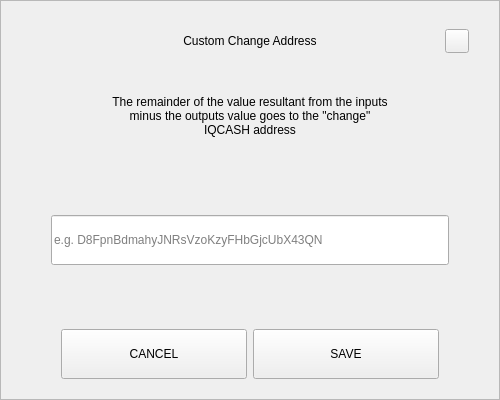
<?xml version="1.0" encoding="UTF-8"?>
<ui version="4.0">
 <class>SendChangeAddressDialog</class>
 <widget class="QDialog" name="SendChangeAddressDialog">
  <property name="geometry">
   <rect>
    <x>0</x>
    <y>0</y>
    <width>500</width>
    <height>400</height>
   </rect>
  </property>
  <property name="windowTitle">
   <string>Dialog</string>
  </property>
  <layout class="QVBoxLayout" name="verticalLayout">
   <property name="spacing">
    <number>0</number>
   </property>
   <property name="leftMargin">
    <number>0</number>
   </property>
   <property name="topMargin">
    <number>0</number>
   </property>
   <property name="rightMargin">
    <number>0</number>
   </property>
   <property name="bottomMargin">
    <number>0</number>
   </property>
   <item>
    <widget class="QFrame" name="frame">
     <property name="styleSheet">
      <string notr="true"/>
     </property>
     <property name="frameShape">
      <enum>QFrame::StyledPanel</enum>
     </property>
     <property name="frameShadow">
      <enum>QFrame::Raised</enum>
     </property>
     <layout class="QVBoxLayout" name="verticalLayout_2" stretch="0,0,0,0,0,0,0">
      <property name="spacing">
       <number>0</number>
      </property>
      <property name="leftMargin">
       <number>30</number>
      </property>
      <property name="topMargin">
       <number>20</number>
      </property>
      <property name="rightMargin">
       <number>30</number>
      </property>
      <property name="bottomMargin">
       <number>20</number>
      </property>
      <item>
       <layout class="QHBoxLayout" name="horizontalLayout_3">
        <property name="spacing">
         <number>0</number>
        </property>
        <item>
         <spacer name="horizontalSpacer_2">
          <property name="orientation">
           <enum>Qt::Horizontal</enum>
          </property>
          <property name="sizeHint" stdset="0">
           <size>
            <width>40</width>
            <height>20</height>
           </size>
          </property>
         </spacer>
        </item>
        <item>
         <widget class="QLabel" name="labelTitle">
          <property name="minimumSize">
           <size>
            <width>0</width>
            <height>40</height>
           </size>
          </property>
          <property name="maximumSize">
           <size>
            <width>16777215</width>
            <height>40</height>
           </size>
          </property>
          <property name="styleSheet">
           <string notr="true">padding-left:24px;</string>
          </property>
          <property name="text">
           <string>Custom Change Address</string>
          </property>
          <property name="alignment">
           <set>Qt::AlignCenter</set>
          </property>
          <property name="margin">
           <number>7</number>
          </property>
         </widget>
        </item>
        <item>
         <spacer name="horizontalSpacer">
          <property name="orientation">
           <enum>Qt::Horizontal</enum>
          </property>
          <property name="sizeHint" stdset="0">
           <size>
            <width>40</width>
            <height>20</height>
           </size>
          </property>
         </spacer>
        </item>
        <item>
         <widget class="QPushButton" name="btnEsc">
          <property name="minimumSize">
           <size>
            <width>24</width>
            <height>24</height>
           </size>
          </property>
          <property name="maximumSize">
           <size>
            <width>24</width>
            <height>24</height>
           </size>
          </property>
          <property name="focusPolicy">
           <enum>Qt::NoFocus</enum>
          </property>
          <property name="text">
           <string/>
          </property>
         </widget>
        </item>
       </layout>
      </item>
      <item>
       <spacer name="verticalSpacer_2">
        <property name="orientation">
         <enum>Qt::Vertical</enum>
        </property>
        <property name="sizeType">
         <enum>QSizePolicy::Fixed</enum>
        </property>
        <property name="sizeHint" stdset="0">
         <size>
          <width>20</width>
          <height>20</height>
         </size>
        </property>
       </spacer>
      </item>
      <item alignment="Qt::AlignHCenter">
       <widget class="QLabel" name="labelMessage">
        <property name="minimumSize">
         <size>
          <width>0</width>
          <height>70</height>
         </size>
        </property>
        <property name="text">
         <string>The remainder of the value resultant from the inputs minus the outputs value goes to the &quot;change&quot; IQCASH address</string>
        </property>
        <property name="alignment">
         <set>Qt::AlignCenter</set>
        </property>
        <property name="wordWrap">
         <bool>true</bool>
        </property>
       </widget>
      </item>
      <item>
       <spacer name="verticalSpacer_3">
        <property name="orientation">
         <enum>Qt::Vertical</enum>
        </property>
        <property name="sizeHint" stdset="0">
         <size>
          <width>20</width>
          <height>40</height>
         </size>
        </property>
       </spacer>
      </item>
      <item>
       <layout class="QHBoxLayout" name="horizontalLayout_2">
        <property name="spacing">
         <number>0</number>
        </property>
        <property name="leftMargin">
         <number>20</number>
        </property>
        <property name="rightMargin">
         <number>20</number>
        </property>
        <item>
         <widget class="QLineEdit" name="lineEditAddress">
          <property name="minimumSize">
           <size>
            <width>0</width>
            <height>50</height>
           </size>
          </property>
          <property name="placeholderText">
           <string notr="true">e.g. D8FpnBdmahyJNRsVzoKzyFHbGjcUbX43QN</string>
          </property>
         </widget>
        </item>
       </layout>
      </item>
      <item>
       <spacer name="verticalSpacer">
        <property name="orientation">
         <enum>Qt::Vertical</enum>
        </property>
        <property name="sizeHint" stdset="0">
         <size>
          <width>20</width>
          <height>40</height>
         </size>
        </property>
       </spacer>
      </item>
      <item>
       <layout class="QHBoxLayout" name="horizontalLayout" stretch="2,2">
        <property name="spacing">
         <number>6</number>
        </property>
        <property name="leftMargin">
         <number>30</number>
        </property>
        <property name="rightMargin">
         <number>30</number>
        </property>
        <item>
         <widget class="QPushButton" name="btnCancel">
          <property name="minimumSize">
           <size>
            <width>180</width>
            <height>50</height>
           </size>
          </property>
          <property name="focusPolicy">
           <enum>Qt::NoFocus</enum>
          </property>
          <property name="text">
           <string>CANCEL</string>
          </property>
         </widget>
        </item>
        <item>
         <widget class="QPushButton" name="btnSave">
          <property name="minimumSize">
           <size>
            <width>180</width>
            <height>50</height>
           </size>
          </property>
          <property name="focusPolicy">
           <enum>Qt::NoFocus</enum>
          </property>
          <property name="text">
           <string>SAVE</string>
          </property>
         </widget>
        </item>
       </layout>
      </item>
     </layout>
    </widget>
   </item>
  </layout>
 </widget>
 <resources/>
 <connections/>
</ui>
